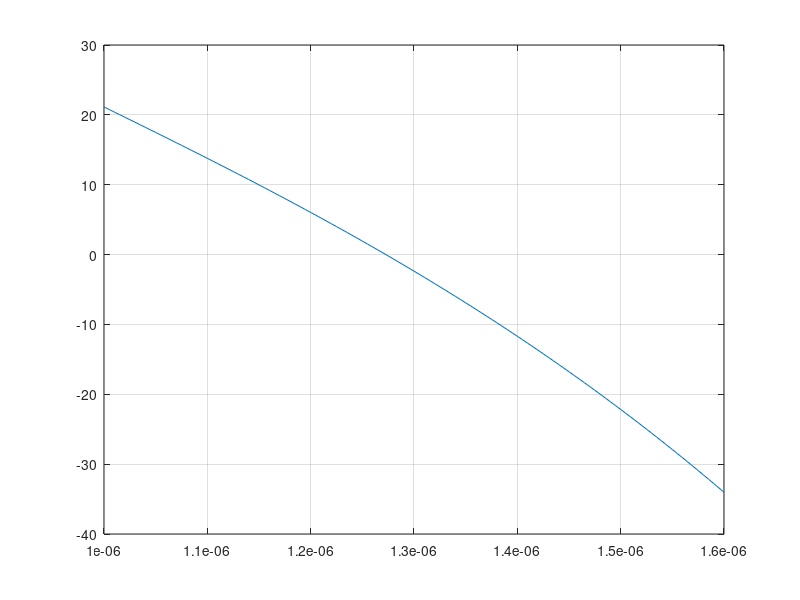

Recreate this plot in MATLAB.
lambda = 10e-7:0.5e-8:16e-7;
C = 3e8;
omega = 2*pi*C./lambda;
lambda1 = 0.0684043e-6;
lambda2 = 0.1162414e-6;
lambda3 = 9.896161e-6;
omega1 = 2*pi*C/lambda1;
omega2 = 2*pi*C/lambda2;
omega3 = 2*pi*C/lambda3;
B1 = 0.6961663;
B2 = 0.4079426;
B3 = 0.8974794;
m = 1 + B1*omega1^2./(omega1^2 - omega.^2) + B2*omega2^2./(omega2^2 - omega.^2) + B3*omega3^2./(omega3^2 - omega.^2);
n = m .^ 0.5;
num=16;
pn=polyfit(omega,n,num);
neffn=polyval(pn,omega);
for i=1:num
    dpn(i)=(num+1-i)*pn(i);
end
for i=1:num-1
    ddpn(i)=(num-i)*dpn(i);
end
D = 1e24*1e3 /C .* (omega .* polyval(ddpn,omega)+2 .* polyval(dpn,omega));
plot(lambda,D),grid on;